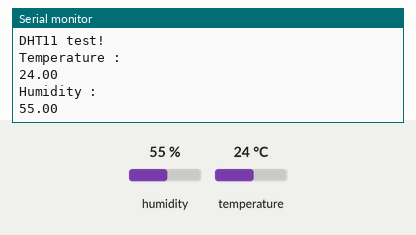
The sketch below on a simulated Arduino Uno, built with avr-gcc and run on an emulated ATmega328P. Shown: the last lines printed to the serial monitor. The inputs (shaded band) are chosen by the test bench; at power-on: humidity 55 %, temperature 24 °C.

Above: at 2.8 s.
2.9 s: humidity set to 22 %
At 3.8 s:
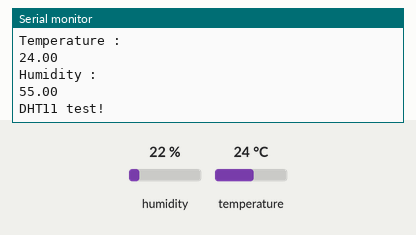
8.9 s: temperature set to 12 °C
At 9.5 s:
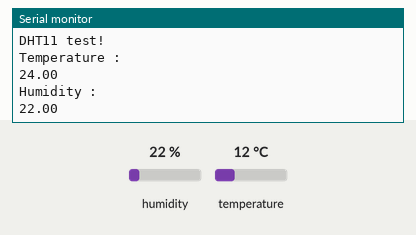
14.9 s: humidity set to 40 %
At 15.9 s:
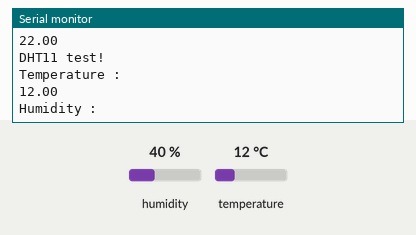
Timing chart, 0 to 17.9 s (numbered marks = the images above; inputs shaded):
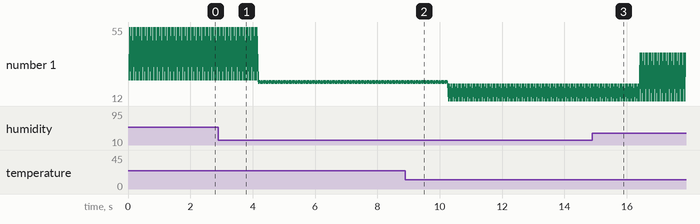

Measured:
- plotted number 1: 24 → 12 after the input at 8.9 s

The sketch:

4.6_code.ino
```cpp
#include "DHT.h"

#define DHTPIN 2

#define DHTTYPE DHT11

DHT dht(DHTPIN, DHTTYPE);

void setup() {
  // put your setup code here, to run once:
  Serial.begin(9600);

}

void loop() {
  // put your main code here, to run repeatedly:
  Serial.println(F("DHT11 test!"));
  float temperature = dht.readTemperature();
  float humidity = dht.readHumidity();
  Serial.println("Temperature : ");
  Serial.println(temperature);
  Serial.println("Humidity : ");
  Serial.println(humidity);
}
```
